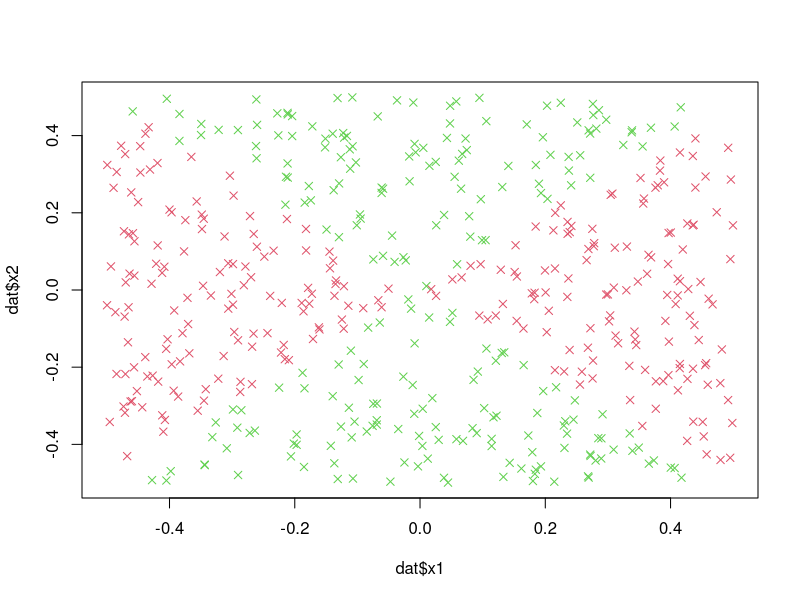
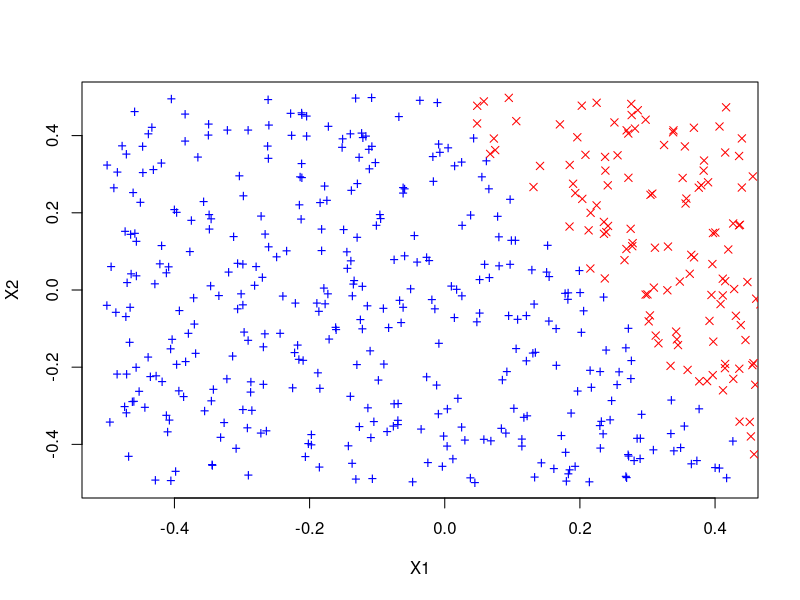
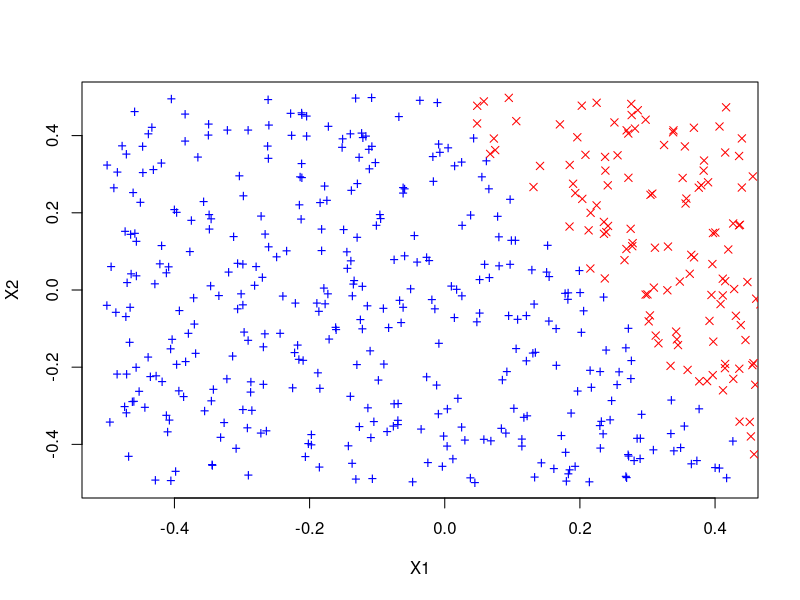
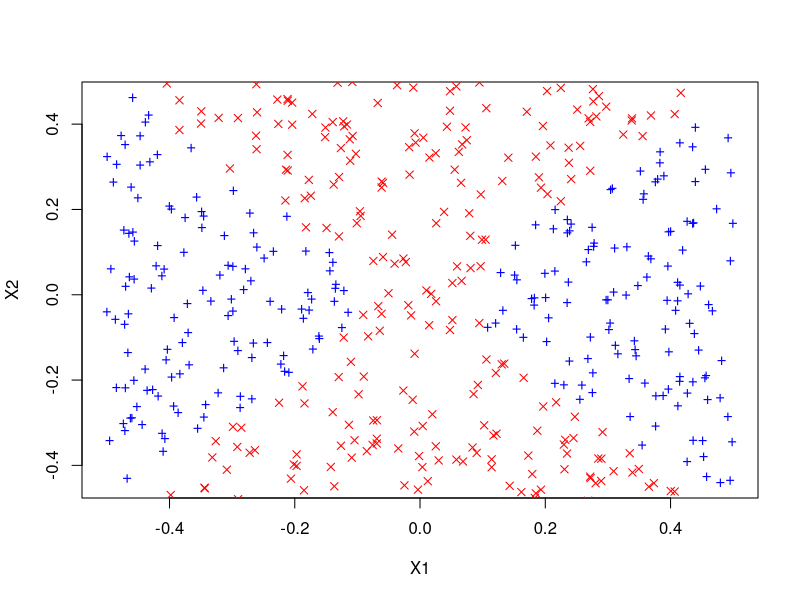
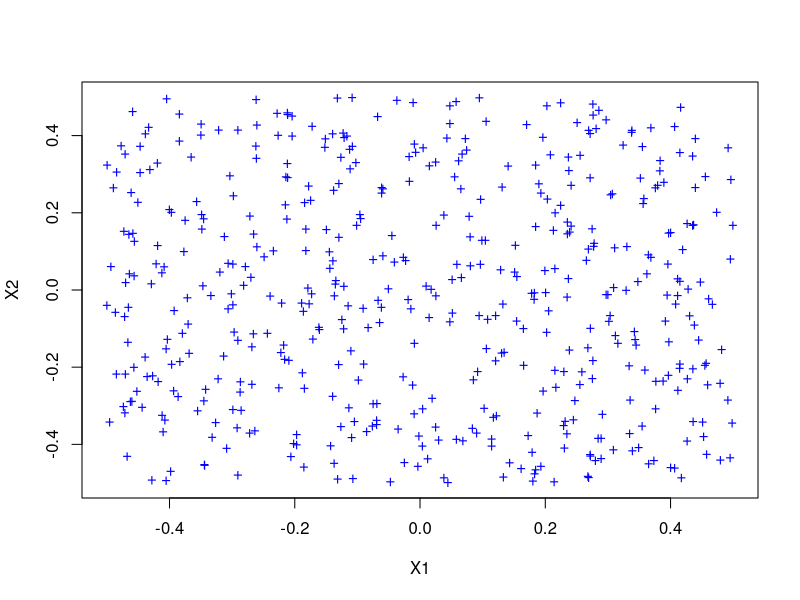
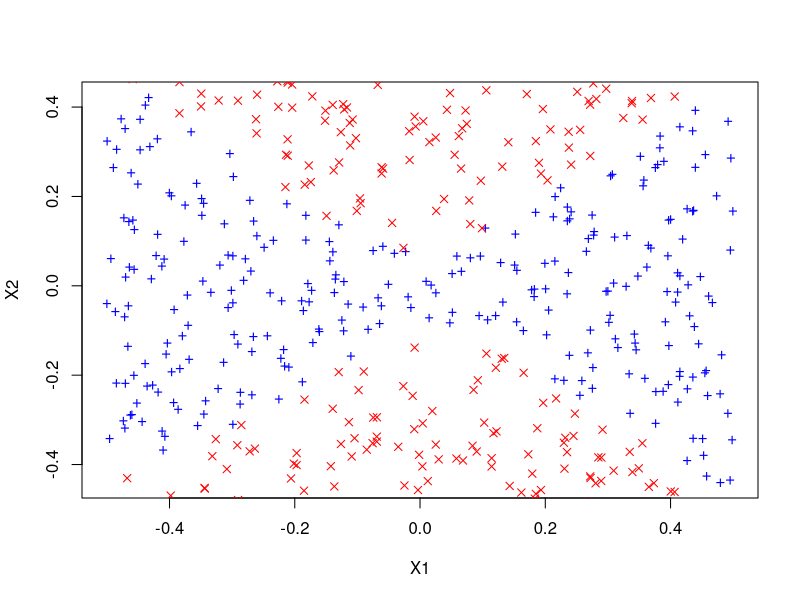

Reproduce these figures in R, in order.
## ---- chunk 1
knitr::opts_chunk$set(echo = TRUE)
## ---- chunk 2
set.seed(421)
x1=runif(500)-0.5
x2=runif(500)-0.5
y=1*(x1^2 - x2^2 > 0) # Multiply by 1 so we don't get a boolean
## ---- chunk 3
#dat = data.frame(x1=x1, x2= x2, y=as.factor(y))
dat = data.frame(x1=x1, x2= x2, y=y)
plot(dat$x1, dat$x2, col=(3-y), pch=4)
## ---- chunk 4
#set.seed(1)
train = sample(nrow(dat), nrow(dat)*.98)
lr.fit = glm(y~., data = dat, family = binomial)
#lr.fit = glm(y ~ x1 + x2, data = dat[train,], family = binomial)
summary(lr.fit)
## ---- chunk 5
lr.predict.train.probs = predict(lr.fit, newdata = dat, type = "response")
## ---- chunk 6
#preds = rep(0, 250)
#preds[lr.predict.train.probs >= 0.5] = 1
preds = ifelse(lr.predict.train.probs > 0.52, 1, 0)
## ---- chunk 7
table(preds, dat[,"y"])
## ---- chunk 8
(28+109)/250 # 54% accuracy
(39+169)/500 # 54% accuracy
## ---- chunk 9
dat.neg = dat[preds==0,]
dat.pos = dat[preds==1,]
{plot(dat.pos$x1, dat.pos$x2, col=("blue"), pch="+", xlab = "X1", ylab = "X2")
 points(dat.neg$x1, dat.neg$x2, col=("red"), pch=4) 
}
## ---- chunk 10
lm.fit = glm(y ~ x1 + x2, family = binomial)
data = data.frame(x1 = x1, x2 = x2, y = y)
lm.prob = predict(lm.fit, data, type = "response")
lm.pred = ifelse(lm.prob > 0.52, 1, 0)
data.pos = data[lm.pred == 1, ]
data.neg = data[lm.pred == 0, ]
plot(data.pos$x1, data.pos$x2, col = "blue", xlab = "X1", ylab = "X2", pch = "+")
points(data.neg$x1, data.neg$x2, col = "red", pch = 4)
## ---- chunk 11
#library(glmnet)
#lr.fit.poly = glm(y~poly(x1,2) + poly(x2,2), data = dat[train,], family = binomial)
#lm.fit = glm(y ~ poly(x1, 2) + poly(x2, 2) + I(x1 * x2), data = data, family = binomial)
lr.fit.poly = glm(y~poly(x1,2) + poly(x2,2), data = dat, family = binomial)
#summary(lr.fit.poly)
## ---- chunk 12
pred.poly = predict(lr.fit.poly, dat, family = binomial)
lm.poly.pred = ifelse(pred.poly > 0.5, 1, 0)
dat.neg = dat[lm.poly.pred==0,]
dat.pos = dat[lm.poly.pred==1,]
{plot(dat.pos$x1, dat.pos$x2, col=("blue"), pch="+", xlab = "X1", ylab = "X2")
 points(dat.neg$x1, dat.neg$x2, col=("red"), pch=4) 
}
## ---- chunk 13
library(e1071)
dat.svm = data.frame(x1=x1, x2= x2, y=as.factor(y))

svm.fit <- svm(y ~ x1 + x2, data = dat.svm, kernel = "linear")
svm.pred = predict(svm.fit, dat.svm)
## ---- chunk 14
dat.neg = dat[svm.pred==0,]
dat.pos = dat[svm.pred==1,]
{plot(dat.pos$x1, dat.pos$x2, col=("blue"), pch="+", xlab = "X1", ylab = "X2")
 points(dat.neg$x1, dat.neg$x2, col=("red"), pch=4) 
}
## ---- chunk 15
svm.fit <- svm(y ~ x1 + x2, data = dat.svm, kernel = "radial")
svm.pred = predict(svm.fit, dat.svm)
## ---- chunk 16
dat.neg = dat[svm.pred==0,]
dat.pos = dat[svm.pred==1,]
{plot(dat.pos$x1, dat.pos$x2, col=("blue"), pch="+", xlab = "X1", ylab = "X2")
 points(dat.neg$x1, dat.neg$x2, col=("red"), pch=4) 
}
